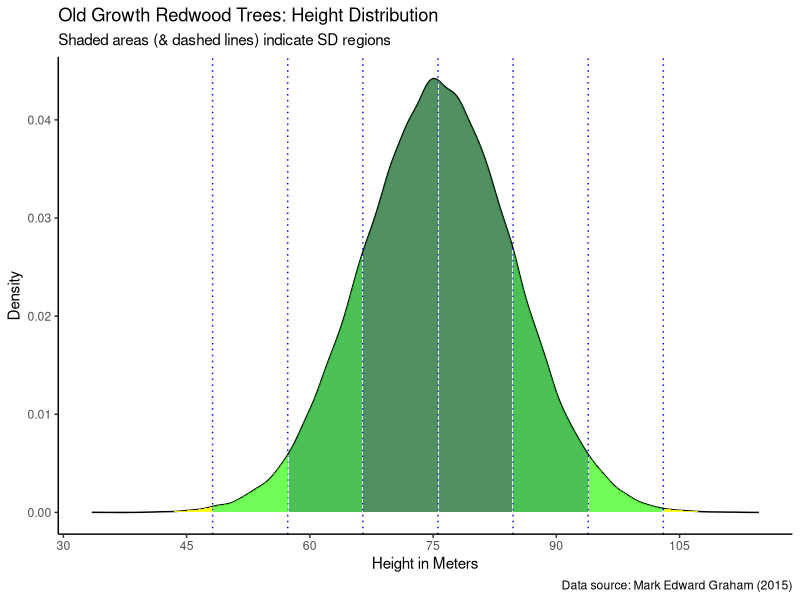

This figure's R source:

# Script for Redwood custom graph -----------------------------------------

library(tidyverse)



# Data source -------------------------------------------------------------

# "Distribution Of Tree Height In An Old Growth Redwood Forest" (2015 July 14), 
# Mark Edward Graham (http://verylargeandtallredwoods.com/?tag=redwood-tree-height-distribution). 


redwood_zed <- c(4.5,  4.0,  3.0,  2.0,  1.0 , 0.0, -1.0, -2.0, -3.0, -4.0, -4.5)
redwood_hfeet <- c(383, 368, 338, 308, 278, 248, 218, 188, 158, 128, 113)
redwood_hmeters <- redwood_hfeet * 0.3048 # my conversion
redwood_stats <- tibble(redwood_zed , redwood_hfeet, redwood_hmeters) 



#  plot data using rnorm --------------------------------------------------


redwood_avg <- 75.5904 # redwood_stats 
redwood_sd <- 9.144 # redwood_stats 
pop_size <-  100000

tree_plot <- rnorm(n = pop_size, 
                   mean = redwood_avg , 
                   sd = redwood_sd ) %>%
  enframe(value = "m_height", 
          name = NULL) # save as data_frame

tree_plot <- tree_plot %>% 
  mutate(zed = scale(tree_plot$m_height, center = TRUE) ) # add for comparison



# Boundaries ZED ----------------------------------------------------------

# make some boundaries 
zed_three <- redwood_avg + (3 * redwood_sd )
zed_three_neg <- redwood_avg - (3 * redwood_sd )

zed_two <- redwood_avg + (2 * redwood_sd )
zed_two_neg <- redwood_avg - (2 * redwood_sd )

zed_one <- redwood_avg + redwood_sd
zed_one_neg  <- redwood_avg - redwood_sd

bundle_zed <- c(zed_three, zed_three_neg, zed_two, 
                zed_two_neg, zed_one, zed_one_neg   )


# Build and pull ----------------------------------------------------------

# please do not change
first_try <- tree_plot %>% 
  ggplot( aes(x = m_height)) + 
  geom_density(fill = "gray", alpha = 0.2) + 
  geom_vline(xintercept = redwood_avg, lty = 3, color = "blue" ) +
  theme_classic() +
  geom_vline(xintercept = bundle_zed, lty = 3, color = "blue")

tree_area <- ggplot_build(first_try)$data[[1]] # grab plot build info



# Add ZED markers and shading ---------------------------------------------


# please do not change
second_try <- first_try +
  geom_area(data = subset(tree_area,  x > zed_three_neg & x < zed_two_neg) , 
            aes(x = x, y = y), fill = "#39FF14", alpha = 0.7) +
  geom_area(data = subset(tree_area,  x < zed_three & x > zed_two) , 
            aes(x = x, y = y), fill = "#39FF14", alpha = 0.7) +
  geom_area(data = subset(tree_area,  x > zed_two_neg & x < zed_one_neg) , 
            aes(x = x, y = y), fill = "#03AC13", alpha = 0.7) +
  geom_area(data = subset(tree_area,  x < zed_two & x > zed_one) , 
            aes(x = x, y = y), fill = "#03AC13", alpha = 0.7) +
  geom_area(data = subset(tree_area,  x < zed_one & x > redwood_avg ) , 
            aes(x = x, y = y), fill = "#0B6623", alpha = 0.7) + 
  geom_area(data = subset(tree_area,  x > zed_one_neg & x < redwood_avg ) , 
            aes(x = x, y = y), fill = "#0B6623", alpha = 0.7) +
  geom_area(data = subset(tree_area,  x < zed_three_neg  ) , 
            aes(x = x, y = y), fill = "yellow", alpha = 0.9)  +
  geom_area(data = subset(tree_area,  x > zed_three  ) , 
            aes(x = x, y = y), fill = "yellow", alpha = 0.9) 


# Add labels and print ----------------------------------------------------


x_ticks <- seq(30, 120, by = 15)
second_try +
  labs(x = "Height in Meters", y = "Density",
       title = "Old Growth Redwood Trees: Height Distribution",
       subtitle = "Shaded areas (& dashed lines) indicate SD regions",
       caption = "Data source: Mark Edward Graham (2015)") +
  scale_x_continuous(breaks = x_ticks )